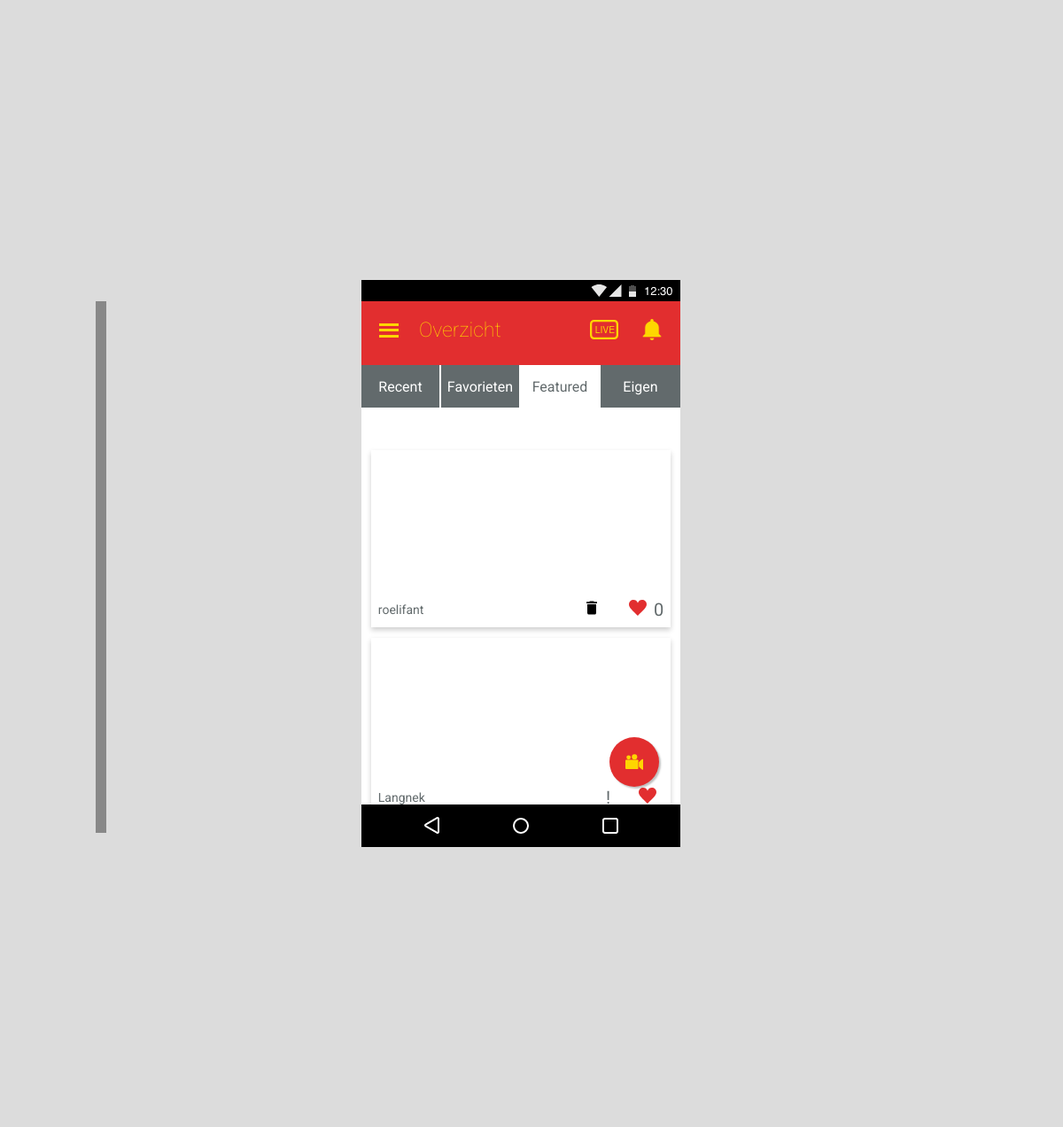
Page /overview3.php (signed in) on the committed database.
### tables this page shows
CREATE TABLE `featured` (
  `feature_id` int(11) NOT NULL,
  `video_id` int(11) NOT NULL,
  `timestamp` int(11) NOT NULL
);

CREATE TABLE `videos` (
  `id` int(11) NOT NULL,
  `data` varchar(200) NOT NULL,
  `timestamp` int(11) NOT NULL,
  `uploader` varchar(200) NOT NULL,
  `stemmen` int(11) NOT NULL,
  `status` varchar(200) NOT NULL
);

### classes/Video.php (called while the page is built, shortened)
<?php
    class Video
    {
        private $m_iVotes;
        private $m_bVoted;
        public function __set($p_sProperty, $p_vValue)
        {
            switch ($p_sProperty) {
                case "Votes":
                    $this->m_iVotes = $p_vValue;
                    break;
                case "Voted":
                    $this->m_bVoted = $p_vValue;
                    break;
            }
        }
        public function __get($p_sProperty)
        {
            switch ($p_sProperty) {
                case "Votes":
                    return $this->m_iVotes;
                    break;
                case "Voted":
                    return $this->m_bVoted;
                    break;
            }
        }
        public function checkVote($p_iVideoid, $p_iUserid){
            $conn = Db::getInstance();
            $statement1 = $conn->prepare("SELECT * FROM stemmen WHERE video_id = :video_id;");
            $statement1->bindValue(":video_id", $p_iVideoid);
            $statement1->execute();
            $res = $statement1->fetchAll(PDO::FETCH_ASSOC);
            $rows = count($res);
            $this->Votes = $rows;
            $conn = Db::getInstance();
            $statement = $conn->prepare("SELECT * FROM videos WHERE id = :video_id ORDER BY id DESC;");
            $statement->bindValue(":video_id", $p_iVideoid);
            $statement->execute();
            $res = $statement->fetch(PDO::FETCH_ASSOC);
            if($res["uploader"] == $_SESSION["user"]){
                $this->Voted = true;
            }
        }
        public function printFeatured(){
            $conn = Db::getInstance();
            $statement = $conn->prepare("SELECT * FROM videos v INNER JOIN featured f ON v.id = f.video_id WHERE NOT status = 'removed' AND id not in (SELECT video_id FROM reports WHERE reporter = :user) ORDER BY f.feature_id DESC;");
            $statement->bindValue(":user", $_SESSION["user"]);
            $statement->execute();
            return $statement->fetchAll(PDO::FETCH_ASSOC);
        }
    }

### overview3.php (the view, shortened to what this page needs)
<?php
    $videos = new Video;
    $res = $videos->printFeatured();
?><!DOCTYPE html>
<html lang="en">
<head>
</head>
<body>
    <div class="container">
        <div class="fill">
        </div>
        <div class="scherm">
            <img class="sysbar" src="images/sysbar-top.png" alt="android systeem balk" />
            <?php include_once("includes/mainHeader.php") ?>
            <main>
               <nav>
   				   <a href="overview.php">Recent</a>
          			<a href="overview2.php">Favorieten</a>
          			<a href="overview3.php">Featured</a>
          			<a href="overview4.php">Eigen</a>
               </nav>
               <div id="videocontainer">
                <?php foreach ( $res as $key => $video): ?>
                  <div class="video">
                     <div class="imgcontainer">
                        <a href='pages/videoPlayer.php?id=<?php echo $video["id"];?>'>
                         <video src="<?php echo "uploads/videos/" . $video["data"]?>" alt="video thumbnail">
                             <source src="uploads/videos/<?php echo $video["data"] ?>" type="video/webm">
                         </video>
                         </a>
                     </div>
                     <div class="actionbar">
                        <p class="naam"><?php echo $video["uploader"]?></p>
                        <div class="right-actions">
                          <?php if($video["uploader"] == $_SESSION["user"]) : ?>
                          <a href="#" class="verwijder">
                           <img src="images/ic_delete.svg" alt="verwijder je video" />
                            </a>
                           <?php else : ?>
                           <a href="#" class="rapporteer">
                               <p>!</p>
                           </a>
                           <?php endif ; ?>
                           <a href="#" class="stem">
                               <img src="images/ic_favorite.svg" alt="markeer als favoriet" />
                            </a>
                            <p class="count"><?php $videos->checkVote($video["id"], $_SESSION["userid"]);
        if($videos->Voted == true){
                                echo $videos->Votes;
    }
                                ?>
                            </p>
                        </div>
                     </div>
                  </div>
                  <?php endforeach; ?>
                  </div>
               <button id="upload"><img src="images/ic_camera.svg" alt="opnemen camera icoon" /></button>
            </main>
            <img class="sysbar" src="images/navbar-bot.png" alt="android navigatie balk" />
        </div>
        <div class="fill">
        </div>
    </div>
</body>
</html>

### overview3.php (style rules this page uses)
* { margin: 0; padding: 0; font-family: 'Roboto', sans-serif; }
html { background: #FFF; }
body { width: 100vw; height: 100vh; background: Gainsboro; }
.container { width: 80%; height: 100%; display: flex; overflow-y: visible; margin: auto; }
main { width: 360px; height: 496px; background: #FFF; overflow-y: auto; }
.scherm { position: relative; background: Gainsboro; height: 640px; width: 360px; margin-top: auto; margin-bottom: auto; }
.fill { position: relative; background: Gainsboro; height: 100%; width: 30%; z-index: 500; }
.scherm .sysbar:first-child { width: 100%; margin-bottom: -4px; z-index: 1000; }
.scherm .sysbar:not(:first-child) { position: absolute; left: 0; bottom: 0; z-index: 1000; }
button#upload { width: 56px; height: 56px; position: absolute; display: flex; align-items: center; justify-content: center; background-color: #E22E2F; border: none; outline: none; border-radius: 50%; -webkit-box-shadow: 2px 2px 2px 0px rgba(0,0,0,0.25); -moz-box-shadow: 2px 2px 2px 0px rgba(0,0,0,0.25); box-shadow: 2px 2px 2px 0px rgba(0,0,0,0.25); }
button { position: absolute; overflow: hidden; bottom: 68px; right: 24px; z-index: 0; }
button:after { content: ''; position: absolute; top: 50%; left: 50%; width: 5px; height: 5px; background: rgba(255, 255, 255, .5); opacity: 0; border-radius: 100%; transform: scale(1, 1) translate(-50%); transform-origin: 50% 50%; }
button#upload img { width: 20px; }
nav { height: 48px; width: 100%; position: absolute; z-index: 1; }
nav a { width: calc(25% - 2px); height: 100%; border-right: 2px solid #FFF; background-color: #626A6C; float: left; display: flex; align-items: center; justify-content: center; text-decoration: none; color: #FFF; }
nav a:nth-child(3) { background-color: #FFF; color: #626A6C; }
nav a:last-child { border: none; width: 25%; }
#videocontainer { position: relative; margin-top: 96px; }
.video { position: relative; width: 94%; height: 200px; margin: 0 auto; clear: both; margin-bottom: 12px; -webkit-box-shadow: 0px 3px 6px 0px rgba(0,0,0,0.20); -moz-box-shadow: 0px 3px 6px 0px rgba(0,0,0,0.20); box-shadow: 0px 3px 6px 0px rgba(0,0,0,0.20); }
.video .imgcontainer { width: 100%; height: calc(100% - 40px); overflow: hidden; }
.video video { width: 100%; border-radius: 4px; }
.video .actionbar { height: 40px; width: 100%; position: absolute; bottom: 0; left: 0; display: flex; align-items: center; justify-content: space-between; }
.video .actionbar p { color: #626A6C; font-size: 14px; margin-left: 8px; }
.video .actionbar .right-actions { margin-right: 8px; display: flex; align-items: center; justify-content: space-between; }
.video .actionbar .right-actions p { font-size: 20px; }
.video .actionbar .right-actions a { font-size: 20px; text-decoration: none; }
.video .actionbar .right-actions img { margin-left: 32px; height: 20px; width: 20px; }

### rows in the picture
featured: video.uploader "roelifant", Votes "0"
featured: video.uploader "Langnek"

### other values in the picture
SCHERM "Overzicht"
